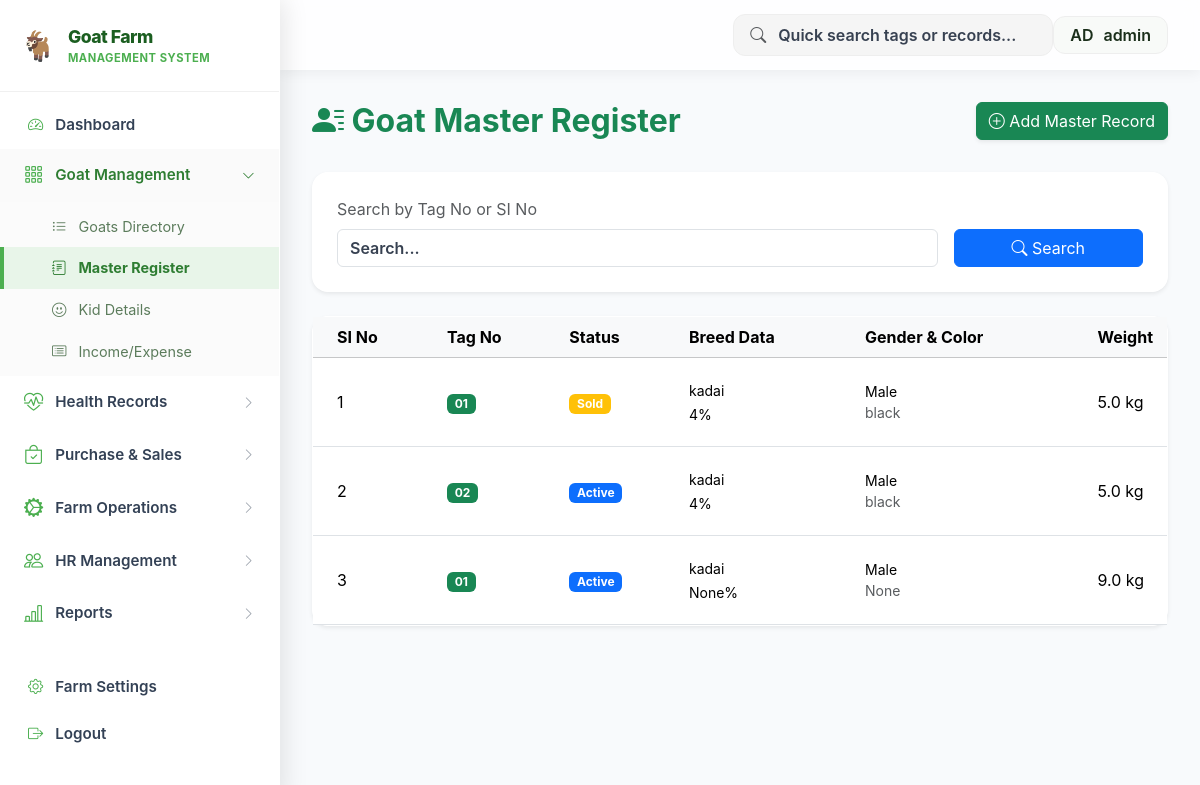
The app's page /master (signed in), older data.
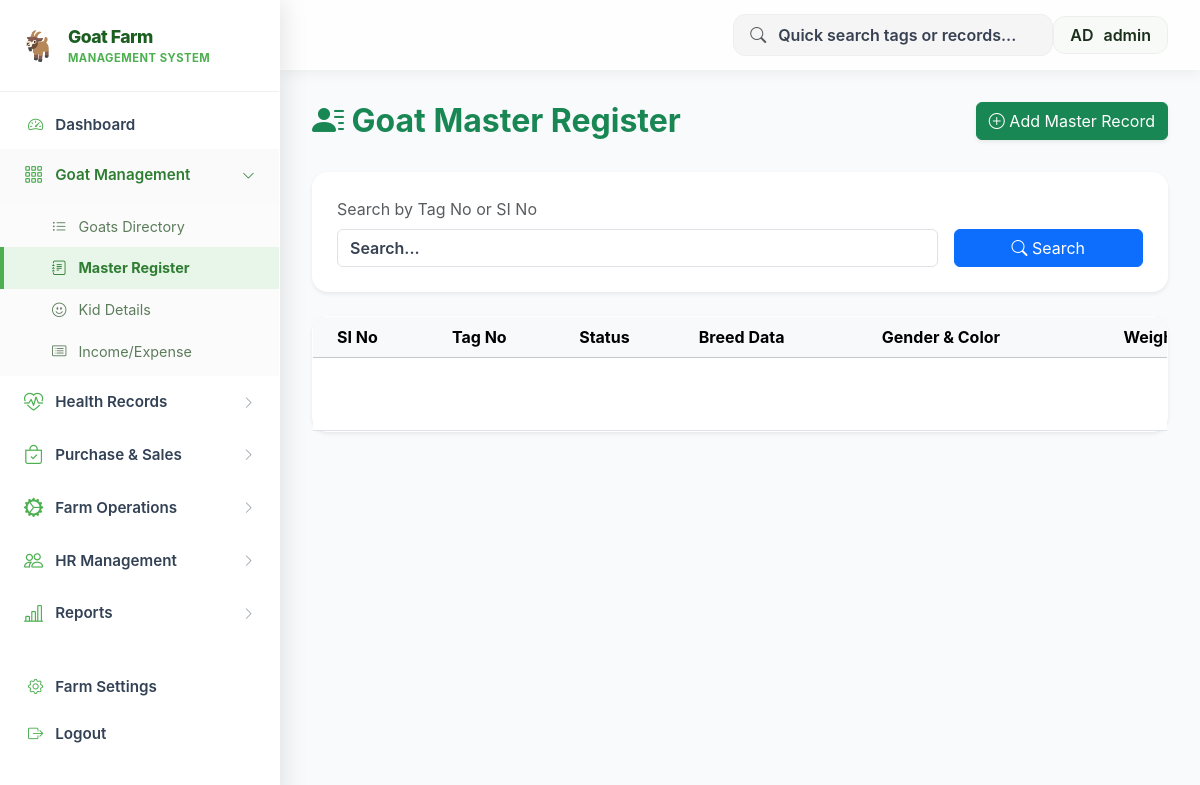
The same page, newer data.
### tables this page shows
CREATE TABLE master_records (
                id INTEGER PRIMARY KEY AUTOINCREMENT,
                si_no TEXT, tag_no TEXT NOT NULL, breed TEXT, breed_percent TEXT,
                status TEXT, sold TEXT, expired TEXT, gender TEXT, purchase_date DATE,
                color TEXT, weight_kg REAL, purchase_amount REAL, insurance_date DATE,
                vaccination TEXT, vaccination_period TEXT, medicine TEXT, medicine_period TEXT,
                feed TEXT, feed_amount TEXT, mating_date DATE, mating_goat_no TEXT,
                goat_week_period TEXT, delivery_date DATE, new_goat_gender TEXT,
                new_goat_color TEXT, birth_weight REAL, selling_date DATE, selling_weight REAL,
                selling_price REAL, mortality_date DATE, mortality_weight REAL,
                mortality_reason TEXT, insurance_claim_amount REAL, insurance_inform_date DATE,
                insurance_claim_date DATE
            , kit_status TEXT DEFAULT 'No');

### Project_goatfarm.py (the view)
@app.route('/master')
def master():
    db = get_db()
    tag_search = request.args.get('tag_no', '')
    if tag_search:
        records = db.execute('SELECT * FROM master_records WHERE tag_no LIKE ? OR si_no LIKE ? ORDER BY id ASC',
             (f"%{tag_search}%", f"%{tag_search}%")).fetchall()
    else:
        records = db.execute('SELECT * FROM master_records ORDER BY id ASC').fetchall()
    return render_template('master.html', records=records)

### Project_goatfarm.py (called while the page is built)
def get_db():
    conn = sqlite3.connect(DB_FILE)
    conn.row_factory = sqlite3.Row
    return conn

@app.before_request
def require_login():
    allowed_routes = ['login', 'static', 'register', 'verify_otp', 'goats', 'goat_detail']
    if request.endpoint not in allowed_routes and 'user_id' not in session:
        return redirect(url_for('login'))

### templates/master.html (shortened to what this page needs)
{% extends 'layout.html' %}
{% block content %}
<div class="row mb-4">
    <div class="col-8">
        <h2 class="fw-bold text-success"><i class="bi bi-person-lines-fill"></i> Goat Master Register</h2>
    </div>
    <div class="col-4 text-end">
        <a href="{{ url_for('master_add') }}" class="btn btn-success shadow-sm">
            <i class="bi bi-plus-circle"></i> Add Master Record
        </a>
    </div>
</div>
<div class="card border-0 shadow-sm rounded-4 mb-4">
    <div class="card-body p-4">
        <form method="GET" action="{{ url_for('master') }}" class="row g-3 align-items-end">
            <div class="col-md-9">
                <label class="form-label text-muted">Search by Tag No or SI No</label>
                <input type="text" name="tag_no" class="form-control" value="{{ request.args.get('tag_no', '') }}" placeholder="Search...">
            </div>
            <div class="col-md-3">
                <button type="submit" class="btn btn-primary w-100"><i class="bi bi-search"></i> Search</button>
            </div>
        </form>
    </div>
</div>
<div class="card border-0 shadow-sm rounded-4">
    <div class="card-body p-0">
        <div class="table-responsive">
            <table class="table table-hover align-middle mb-0" style="min-width: 2500px;">
                <thead class="table-light">
                    <tr>
                        <th class="ps-4">SI No</th>
                        <th>Tag No</th>
                        <th>Status</th>
                        <th>Breed Data</th>
                        <th>Gender & Color</th>
                        <th>Weight</th>
                    </tr>
                </thead>
                <tbody>
                    {% for r in records %}
                    <tr>
                        <td class="ps-4">{{ loop.index }}</td>
                        <td class="fw-bold"><span class="badge bg-success">{{ r.tag_no }}</span></td>
                        <td>
                            <span class="badge {% if r.status == 'Active' %}bg-primary{% elif r.status == 'Sold' %}bg-warning{% else %}bg-danger{% endif %}">
                                {{ r.status }}
                            </span>
                        </td>
                        <td><small>{{ r.breed }}<br>{{ r.breed_percent }}%</small></td>
                        <td class="small">{% if r.gender|lower == 'm' %}Male{% elif r.gender|lower == 'f' %}Female{% else %}{{ r.gender }}{% endif %}<br><span class="text-muted">{{ r.color }}</span></td>
                        <td>{{ r.weight_kg }} kg</td>
                    </tr>
                    {% else %}
                    <tr>
                        <td colspan="13" class="text-center py-4 text-muted">No master records found.</td>
                    </tr>
                    {% endfor %}
                </tbody>
            </table>
        </div>
    </div>
</div>
{% endblock %}

### templates/layout.html (shortened to what this page needs)
<!DOCTYPE html>
<html lang="en">
<head>
  <link rel="stylesheet" href="https://cdnjs.cloudflare.com/ajax/libs/font-awesome/6.4.2/css/all.min.css">
  <link rel="stylesheet" href="https://cdn.jsdelivr.net/npm/bootstrap-icons@1.11.1/font/bootstrap-icons.css">
  <link href="https://cdn.jsdelivr.net/npm/bootstrap@5.3.2/dist/css/bootstrap.min.css" rel="stylesheet">
  <link rel="stylesheet" href="{{ url_for('static', filename='css/style.css') }}">
</head>
<body>
<nav id="sidebar">
  <a href="{{ url_for('dashboard') }}" class="sidebar-brand">
    <span class="brand-icon">🐐</span>
    <div>
      <div class="brand-text">Goat Farm</div>
      <div class="brand-sub">Management System</div>
    </div>
  </a>
  <div class="sidebar-scrollable" style="height: calc(100vh - 100px); overflow-y: auto; padding-bottom: 40px;">
    <div style="padding-top:10px;">
      <a href="{{ url_for('dashboard') }}" class="sidebar-direct {% if request.endpoint == 'dashboard' %}active{% endif %}">
        <span class="link-icon"><i class="bi bi-speedometer2"></i></span> Dashboard
      </a>
    </div>
    {% set goat_ep = ['goats','goat_detail','master','master_add','master_edit','kid','kid_add','kid_edit','kit','records','add_record','edit_record'] %}
    <button class="nav-group-header {% if request.endpoint in goat_ep %}open{% endif %}" onclick="toggleGroup(this)">
      <span class="group-icon"><i class="bi bi-grid-3x3-gap"></i></span> Goat Management
      <span class="chevron"><i class="bi bi-chevron-right"></i></span>
    </button>
    <div class="nav-group-items {% if request.endpoint in goat_ep %}show{% endif %}">
      <a href="{{ url_for('goats') }}" class="sidebar-link {% if request.endpoint in ['goats','goat_detail'] %}active{% endif %}"><span class="link-icon"><i class="bi bi-list-ul"></i></span> Goats Directory</a>
      <a href="{{ url_for('master') }}" class="sidebar-link {% if request.endpoint in ['master','master_add','master_edit'] %}active{% endif %}"><span class="link-icon"><i class="bi bi-journal-text"></i></span> Master Register</a>
      <a href="{{ url_for('kid') }}" class="sidebar-link {% if request.endpoint in ['kid','kid_add','kid_edit'] %}active{% endif %}"><span class="link-icon"><i class="bi bi-emoji-smile"></i></span> Kid Details</a>
      <a href="{{ url_for('records') }}" class="sidebar-link {% if request.endpoint in ['records','add_record','edit_record'] %}active{% endif %}"><span class="link-icon"><i class="bi bi-card-list"></i></span> Income/Expense</a>
    </div>
    {% set health_ep = ['medicine','medicine_add','medicine_edit','vaccine','vaccine_add','vaccine_edit','mortality','mortality_add','mortality_edit','doctor','doctor_add','doctor_edit'] %}
    <button class="nav-group-header {% if request.endpoint in health_ep %}open{% endif %}" onclick="toggleGroup(this)">
      <span class="group-icon"><i class="bi bi-heart-pulse"></i></span> Health Records
      <span class="chevron"><i class="bi bi-chevron-right"></i></span>
    </button>
    {% set sales_ep = ['sales','sales_add','sales_edit','purchases','purchase_add','purchase_edit','invoice','equipment_purchases'] %}
    <button class="nav-group-header {% if request.endpoint in sales_ep %}open{% endif %}" onclick="toggleGroup(this)">
      <span class="group-icon"><i class="bi bi-bag-check"></i></span> Purchase & Sales
      <span class="chevron"><i class="bi bi-chevron-right"></i></span>
    </button>
    {% set farm_ep = ['feed','feed_add','feed_edit','expenses','expense_add','equipment','equipment_add','equipment_edit','equipment_detail','pnl'] %}
    <button class="nav-group-header {% if request.endpoint in farm_ep %}open{% endif %}" onclick="toggleGroup(this)">
      <span class="group-icon"><i class="bi bi-gear-wide-connected"></i></span> Farm Operations
      <span class="chevron"><i class="bi bi-chevron-right"></i></span>
    </button>
    {% set hr_ep = ['employees','employee_add','employee_edit','employee_detail','attendance_view','attendance_summary','wages_list','wages_edit','salary_calculate'] %}
    <button class="nav-group-header {% if request.endpoint in hr_ep %}open{% endif %}" onclick="toggleGroup(this)">
      <span class="group-icon"><i class="bi bi-people"></i></span> HR Management
      <span class="chevron"><i class="bi bi-chevron-right"></i></span>
    </button>
    {% set rep_ep = ['salary_report','attendance_summary','pnl_report'] %}
    <button class="nav-group-header {% if request.endpoint in rep_ep %}open{% endif %}" onclick="toggleGroup(this)">
      <span class="group-icon"><i class="bi bi-bar-chart-line"></i></span> Reports
      <span class="chevron"><i class="bi bi-chevron-right"></i></span>
    </button>
    <div class="mt-4">
      <a href="{{ url_for('farm_settings') }}" class="sidebar-direct {% if request.endpoint == 'farm_settings' %}active{% endif %}">
        <span class="link-icon"><i class="bi bi-gear"></i></span> Farm Settings
      </a>
      <a href="{{ url_for('logout') }}" class="sidebar-direct">
        <span class="link-icon"><i class="bi bi-box-arrow-right"></i></span> Logout
      </a>
    </div>
  </div>
</nav>
<div id="topbar">
  <form action="{{ url_for('dashboard') }}" method="GET" class="topbar-search d-none d-md-flex">
    <i class="bi bi-search text-muted"></i>
    <input type="text" name="search" class="border-0 bg-transparent w-100" style="outline:none;" placeholder="Quick search tags or records..." value="{{ request.args.get('search', '') }}">
  </form>
  <div class="ms-auto d-flex align-items-center gap-3">
    <a href="{{ url_for('farm_settings') }}" class="topbar-user">
      <div class="user-avatar">AD</div>
      <span class="d-none d-sm-inline">{{ session.username or 'Admin' }}</span>
    </a>
  </div>
</div>
<main id="main-content">
  <div class="page-body">
    {% block content %}{% endblock %}
  </div>
</main>
</body>
</html>

### templates/layout.html (style rules this page uses)
:root { --sidebar-width: 280px; --topbar-height: 70px; --accent: #4caf50; --accent-dark: #2e7d32; --bg-light: #f8fafc; --sidebar-bg: #ffffff; --sidebar-text: #334155; --sidebar-hover: #f1f5f9; --transition: all 0.3s cubic-bezier(0.4, 0, 0.2, 1); }

Row changes from the older to the newer data that the page shows:
removed master_records: tag_no "01", status "Sold", breed "kadai", breed_percent "4", gender "Male", color "black", weight_kg "5.0"
removed master_records: tag_no "02", status "Active", breed "kadai", breed_percent "4", gender "Male", color "black", weight_kg "5.0"
removed master_records: tag_no "01", status "Active", breed "kadai", breed_percent "None", gender "Male", color "None", weight_kg "9.0"
